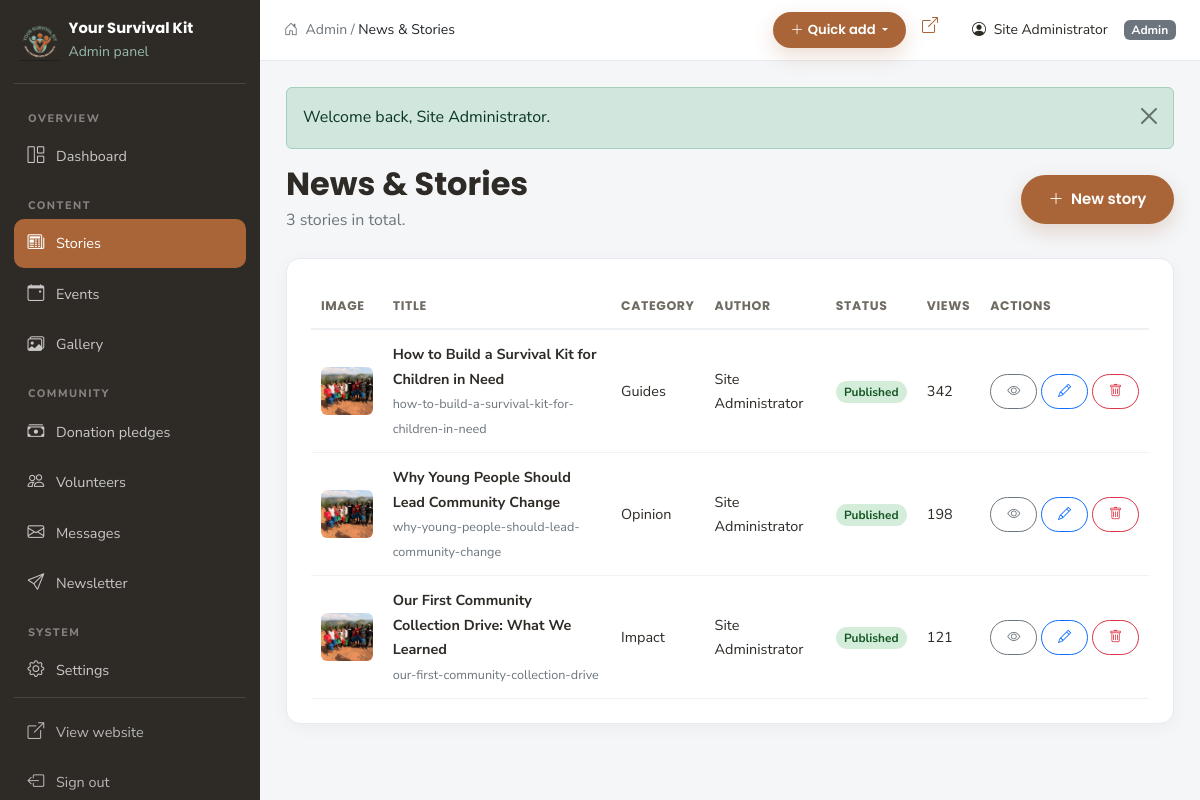
Screenshot of /admin/news.php (signed in) with the database file from the repository.
### tables this page shows
CREATE TABLE IF NOT EXISTS news (
  id            INT UNSIGNED AUTO_INCREMENT PRIMARY KEY,
  title         VARCHAR(220) NOT NULL,
  slug          VARCHAR(240) NOT NULL UNIQUE,
  category      VARCHAR(80) NOT NULL DEFAULT 'News',
  excerpt       TEXT,
  content       LONGTEXT,
  image         VARCHAR(255),
  author_id     INT UNSIGNED DEFAULT NULL,
  status        ENUM('draft','published') NOT NULL DEFAULT 'draft',
  views         INT NOT NULL DEFAULT 0,
  published_at  DATETIME DEFAULT NULL,
  created_at    TIMESTAMP NOT NULL DEFAULT CURRENT_TIMESTAMP,
  updated_at    TIMESTAMP NOT NULL DEFAULT CURRENT_TIMESTAMP ON UPDATE CURRENT_TIMESTAMP,
  KEY idx_status (status),
  KEY idx_published (published_at),
  CONSTRAINT fk_news_author FOREIGN KEY (author_id) REFERENCES admin_users(id) ON DELETE SET NULL
);

### includes/config.php (called while the page is built, shortened)
<?php
function url(string $path = ''): string
{
    return BASE_URL . ltrim($path, '/');
}
function asset(string $path): string
{
    return url('assets/' . ltrim($path, '/'));
}

### includes/auth.php (called while the page is built, shortened)
<?php
require_once __DIR__ . '/functions.php';
function current_admin(): array
{
    global $pdo;
    $stmt = $pdo->prepare('SELECT id, name, email, role FROM admin_users WHERE id = ? LIMIT 1');
    $stmt->execute([$_SESSION['admin_id'] ?? 0]);
    $admin = $stmt->fetch() ?: ['id' => 0, 'name' => 'Administrator', 'email' => '', 'role' => 'admin'];
    return $admin;
}

### admin/news.php (the view, shortened to what this page needs)
<?php
$adminActive = 'news.php';
$pageTitle   = 'News & Stories';
require_once __DIR__ . '/includes/header.php';
$action = $_GET['action'] ?? 'list';
$story = ['id' => 0, 'title' => '', 'slug' => '', 'category' => 'News', 'excerpt' => '', 'content' => '', 'image' => null, 'status' => 'draft', 'published_at' => date('Y-m-d\TH:i')];
if ($action === 'new' || $action === 'edit'): ?>
  <div class="d-flex justify-content-between align-items-center mb-4">
    <h2><?= $action === 'edit' ? 'Edit story' : 'New story' ?></h2>
    <a href="<?= e(url('admin/news.php')) ?>" class="btn btn-outline-secondary btn-sm"><i class="bi bi-arrow-left me-1"></i> All stories</a>
  </div>
  <form method="post" action="<?= e(url('admin/news.php')) ?>" enctype="multipart/form-data" class="admin-card">
    <?php csrf_field(); ?>
    <input type="hidden" name="do" value="save">
    <input type="hidden" name="id" value="<?= (int) $story['id'] ?>">
    <div class="row g-3">
      <div class="col-lg-8">
        <label class="form-label" for="title">Title *</label>
        <input class="form-control" id="title" name="title" value="<?= e($_POST['title'] ?? $story['title']) ?>" required>
      </div>
      <div class="col-lg-4">
        <label class="form-label" for="slug">URL slug</label>
        <input class="form-control" id="slug" name="slug" value="<?= e($_POST['slug'] ?? $story['slug']) ?>" placeholder="auto-from-title">
        <small class="text-secondary">Leave blank to generate from the title.</small>
      </div>
      <div class="col-md-4">
        <label class="form-label" for="category">Category</label>
        <input class="form-control" id="category" name="category" value="<?= e($_POST['category'] ?? $story['category']) ?>">
      </div>
      <div class="col-md-4">
        <label class="form-label" for="status">Status</label>
        <select class="form-select" id="status" name="status">
          <option value="draft" <?= ($_POST['status'] ?? $story['status']) === 'draft' ? 'selected' : '' ?>>Draft</option>
          <option value="published" <?= ($_POST['status'] ?? $story['status']) === 'published' ? 'selected' : '' ?>>Published</option>
        </select>
      </div>
      <div class="col-md-4">
        <label class="form-label" for="published_at">Publish date</label>
        <input type="datetime-local" class="form-control" id="published_at" name="published_at" value="<?= e($_POST['published_at'] ?? ($story['published_at'] ? date('Y-m-d\TH:i', strtotime($story['published_at'])) : date('Y-m-d\TH:i'))) ?>">
      </div>
      <div class="col-12">
        <label class="form-label" for="excerpt">Short summary</label>
        <textarea class="form-control" id="excerpt" name="excerpt" rows="2"><?= e($_POST['excerpt'] ?? $story['excerpt']) ?></textarea>
      </div>
      <div class="col-12">
        <label class="form-label" for="content">Article content * <small class="text-secondary">(HTML allowed)</small></label>
        <textarea class="form-control" id="content" name="content" rows="14" required data-counter="#contentCount"><?= e($_POST['content'] ?? $story['content']) ?></textarea>
        <small class="text-secondary d-block mt-1"><span id="contentCount">0</span> characters</small>
      </div>
      <div class="col-md-6">
        <label class="form-label" for="image">Cover image</label>
        <input type="file" class="form-control" id="image" name="image" accept="image/*" data-preview="#imagePreview">
        <img id="imagePreview" src="<?= e($story['image'] ? UPLOAD_URL . rawurlencode($story['image']) : asset('img/outreach/outreach-09.jpg')) ?>" alt="Preview" class="mt-2 rounded" style="max-height:130px;<?= $story['image'] ? '' : 'display:none' ?>">
      </div>
    </div>
    <div class="mt-4 d-flex gap-2">
      <button class="btn btn-ys" type="submit"><i class="bi bi-check2 me-1"></i> Save story</button>
      <a href="<?= e(url('admin/news.php')) ?>" class="btn btn-outline-secondary">Cancel</a>
    </div>
  </form>
<?php else:
    $all = $pdo->query('SELECT n.*, a.name AS author_name FROM news n LEFT JOIN admin_users a ON a.id=n.author_id ORDER BY n.created_at DESC')->fetchAll();
?>
  <div class="d-flex flex-wrap justify-content-between align-items-center mb-4 gap-2">
    <div><h2 class="mb-1">News & Stories</h2><p class="text-secondary mb-0"><?= count($all) ?> stories in total.</p></div>
    <a href="<?= e(url('admin/news.php?action=new')) ?>" class="btn btn-ys"><i class="bi bi-plus-lg me-1"></i> New story</a>
  </div>
  <div class="admin-card">
    <?php if ($all): ?>
      <div class="table-responsive">
        <table class="admin-table">
          <thead><tr><th>Image</th><th>Title</th><th>Category</th><th>Author</th><th>Status</th><th>Views</th><th>Actions</th></tr></thead>
          <tbody>
            <?php foreach ($all as $n): ?>
              <tr>
                <td><img class="table-img" src="<?= e(image_src($n['image'])) ?>" alt=""></td>
                <td><strong><?= e(excerpt($n['title'], 55)) ?></strong><br><small class="text-secondary"><?= e($n['slug']) ?></small></td>
                <td><?= e($n['category']) ?></td>
                <td><?= e($n['author_name'] ?? '—') ?></td>
                <td><span class="status-pill status-<?= e($n['status']) ?>"><?= e(ucfirst($n['status'])) ?></span></td>
                <td><?= (int) $n['views'] ?></td>
                <td class="text-nowrap">
                  <?php if ($n['status'] === 'published'): ?>
                    <a class="btn btn-sm btn-outline-secondary" href="<?= e(url('news/' . $n['slug'])) ?>" target="_blank" title="View"><i class="bi bi-eye"></i></a>
                  <?php endif; ?>
                  <a class="btn btn-sm btn-outline-primary" href="<?= e(url('admin/news.php?action=edit&id=' . $n['id'])) ?>" title="Edit"><i class="bi bi-pencil"></i></a>
                  <form method="post" action="<?= e(url('admin/news.php')) ?>" class="d-inline" data-confirm="Delete this story permanently?">
                    <button class="btn btn-sm btn-outline-danger" title="Delete"><i class="bi bi-trash"></i></button>
                  </form>
                </td>
              </tr>
            <?php endforeach; ?>
          </tbody>
        </table>
      </div>
    <?php else: ?>
      <p class="text-secondary mb-0">No stories yet. Create your first one.</p>
    <?php endif; ?>
  </div>
<?php endif; ?>
<?php require_once __DIR__ . '/includes/footer.php'; ?>

### admin/includes/header.php (shortened to what this page needs)
<?php
require_once dirname(__DIR__) . '/../includes/auth.php';
$admin       = current_admin();
$adminActive = $adminActive ?? '';
$menu = [
  ['label' => 'Overview', 'items' => [
    ['key' => '',            'icon' => 'bi-grid-1x2',      'label' => 'Dashboard',         'title' => 'Dashboard overview'],
  ]],
  ['label' => 'Content', 'items' => [
    ['key' => 'news.php',    'icon' => 'bi-newspaper',     'label' => 'Stories',           'title' => 'Add, edit and delete news stories'],
    ['key' => 'events.php',  'icon' => 'bi-calendar-event','label' => 'Events',            'title' => 'Add, edit, delete and announce events'],
    ['key' => 'gallery.php', 'icon' => 'bi-images',        'label' => 'Gallery',           'title' => 'Add, edit and delete photos'],
  ]],
  ['label' => 'Community', 'items' => [
    ['key' => 'donations.php',   'icon' => 'bi-cash-stack', 'label' => 'Donation pledges', 'title' => 'Review, confirm and delete donation pledges'],
    ['key' => 'volunteers.php',  'icon' => 'bi-people',     'label' => 'Volunteers',       'title' => 'Review and update volunteer applications'],
    ['key' => 'messages.php',    'icon' => 'bi-envelope',   'label' => 'Messages',         'title' => 'Read, reply to and delete messages'],
    ['key' => 'subscribers.php', 'icon' => 'bi-send',       'label' => 'Newsletter',       'title' => 'Add, verify and remove subscribers'],
  ]],
  ['label' => 'System', 'items' => [
    ['key' => 'settings.php', 'icon' => 'bi-gear', 'label' => 'Settings', 'title' => 'Contact details, email delivery, stats and password'],
  ]],
];
?>
<!doctype html>
<html lang="en">
<head>
  <link href="https://cdn.jsdelivr.net/npm/bootstrap@5.3.3/dist/css/bootstrap.min.css" rel="stylesheet">
  <link href="https://cdn.jsdelivr.net/npm/bootstrap-icons@1.11.3/font/bootstrap-icons.min.css" rel="stylesheet">
  <link href="<?= e(asset('css/style.css') . '?v=20261126b') ?>" rel="stylesheet">
</head>
<body class="admin-body">
<aside class="admin-sidebar" id="adminSidebar" aria-label="Admin menu">
  <div class="brand">
    <img src="<?= e(asset('img/logo.png')) ?>" alt="Logo">
    <div class="flex-grow-1">
      <strong>Your Survival Kit</strong>
      <small style="color:var(--ys-green)">Admin panel</small>
    </div>
  </div>
  <nav class="admin-nav">
    <ul class="nav flex-column">
      <?php foreach ($menu as $group): ?>
        <li class="admin-nav-group"><?= e($group['label']) ?></li>
        <?php foreach ($group['items'] as $item): ?>
          <?php
          $href   = $item['key'] ?: 'index.php';
          $active = ($adminActive === $item['key']) ? ' active' : '';
          ?>
          <li class="nav-item">
            <a class="nav-link<?= $active ?>" href="<?= e(url('admin/' . $href)) ?>" title="<?= e($item['title']) ?>">
              <i class="bi <?= e($item['icon']) ?>"></i>
              <span><?= e($item['label']) ?></span>
            </a>
          </li>
        <?php endforeach; ?>
      <?php endforeach; ?>
    </ul>
  </nav>
  <div class="admin-sidebar-foot">
    <a class="nav-link" href="<?= e(url()) ?>" target="_blank" rel="noopener"><i class="bi bi-box-arrow-up-right"></i> View website</a>
    <a class="nav-link" href="<?= e(url('admin/logout.php')) ?>"><i class="bi bi-box-arrow-left"></i> Sign out</a>
  </div>
</aside>
<div class="admin-main">
  <header class="admin-topbar">
    <div class="d-flex align-items-center min-w-0">
      <span class="text-secondary small admin-breadcrumb">
        <i class="bi bi-house-door me-1"></i> Admin / <span class="text-dark"><?= e($pageTitle ?? 'Dashboard') ?></span>
      </span>
    </div>
    <div class="d-flex align-items-center gap-2 gap-md-3">
      <div class="dropdown">
        <button class="btn btn-ys btn-sm dropdown-toggle" type="button" id="adminQuickAdd"
                data-bs-toggle="dropdown" aria-expanded="false" aria-label="Quick add">
          <i class="bi bi-plus-lg me-md-1"></i><span class="d-none d-md-inline">Quick add</span>
        </button>
      </div>
      <a class="admin-top-icon d-none d-sm-inline" href="<?= e(url()) ?>" target="_blank" rel="noopener" title="View website" aria-label="View website"><i class="bi bi-box-arrow-up-right"></i></a>
      <span class="small admin-user-name"><i class="bi bi-person-circle me-1"></i> <?= e($admin['name']) ?></span>
      <span class="badge bg-secondary admin-role"><?= e(ucfirst($admin['role'])) ?></span>
    </div>
  </header>
  <div class="admin-content">

### assets/css/style.css (style rules this page uses)
:root { --ys-brown: #a96538; --ys-brown-dark: #7c4526; --ys-green: #96baac; --ys-green-dark: #5c8577; --ys-ink: #2e2a26; --ys-muted: #6f6a62; --ys-cream: #faf6ee; --ys-sand: #f0e8db; --ys-gold: #e5b24b; --ys-white: #ffffff; --ys-radius: 14px; --ys-shadow: 0 14px 40px rgba(46, 42, 38, .09); --ys-font-head: 'Poppins', sans-serif; --ys-font-body: 'Nunito Sans', sans-serif; }
html { scroll-behavior: smooth; }
body { font-family: var(--ys-font-body); color: var(--ys-ink); background: var(--ys-white); font-size: 16px; line-height: 1.7; }
h1, h2, h3, h4, h5, h6 { font-family: var(--ys-font-head); font-weight: 700; color: var(--ys-ink); }
a { color: var(--ys-brown); text-decoration: none; transition: color .2s ease; }
img { max-width: 100%; }
.btn { border-radius: 50px; padding: .7rem 1.6rem; font-family: var(--ys-font-head); font-weight: 600; font-size: .94rem; }
.btn-ys { background: var(--ys-brown); color: #fff; border: 2px solid var(--ys-brown); box-shadow: 0 8px 20px rgba(169,101,56,.22); }
.btn-sm { padding: .4rem 1rem; font-size: .82rem; }
.admin-body { background: #f4f6f8; }
.admin-sidebar { width: 260px; position: fixed; inset: 0 auto 0 0; background: var(--ys-ink); color: #fff; padding: 20px 14px; overflow-y: auto; z-index: 1040; display: flex; flex-direction: column; }
.admin-sidebar .brand { display: flex; align-items: center; gap: 10px; padding: 0 6px 18px; border-bottom: 1px solid rgba(255,255,255,.12); margin-bottom: 12px; }
.admin-sidebar .brand img { height: 38px; width: auto; }
.admin-sidebar .brand strong { font-family: var(--ys-font-head); font-size: .92rem; line-height: 1.2; display: block; }
.admin-nav { flex: 1 1 auto; }
.admin-nav-group { color: rgba(255,255,255,.42); font-size: .68rem; font-weight: 800; text-transform: uppercase; letter-spacing: .14em; padding: 14px 14px 4px; }
.admin-sidebar .nav-link { color: rgba(255,255,255,.74); border-radius: 10px; padding: 10px 13px; margin-bottom: 2px; font-size: .9rem; display: flex; align-items: center; gap: 11px; }
.admin-sidebar .nav-link i { font-size: 1.05rem; width: 18px; text-align: center; }
.admin-sidebar .nav-link:hover, .admin-sidebar .nav-link.active { background: var(--ys-brown); color: #fff; }
.admin-sidebar-foot { border-top: 1px solid rgba(255,255,255,.12); padding-top: 10px; margin-top: auto; }
.admin-sidebar-foot .nav-link { color: rgba(255,255,255,.66); }
.admin-main { margin-left: 260px; min-height: 100vh; }
.admin-topbar { position: sticky; top: 0; z-index: 1030; background: #fff; padding: 12px 24px; border-bottom: 1px solid #e7eaee; display: flex; justify-content: space-between; align-items: center; gap: 12px; }
.admin-breadcrumb { white-space: nowrap; overflow: hidden; text-overflow: ellipsis; }
.admin-top-icon { display: inline-grid; place-items: center; width: 34px; height: 34px; border-radius: 9px; color: var(--ys-brown); text-decoration: none; }
.admin-content { padding: 26px; }
.admin-card { background: #fff; border: 1px solid #e7eaee; border-radius: 14px; padding: 24px; box-shadow: 0 4px 18px rgba(0,0,0,.04); margin-bottom: 24px; }
.admin-table { width: 100%; font-size: .9rem; }
.admin-table th { font-family: var(--ys-font-head); font-size: .78rem; text-transform: uppercase; letter-spacing: .05em; color: var(--ys-muted); border-bottom: 2px solid #eef1f4; padding: 12px 10px; }
.admin-table td { padding: 12px 10px; border-bottom: 1px solid #f0f2f5; vertical-align: middle; }
.table-img { width: 62px; height: 48px; object-fit: cover; border-radius: 6px; }
.status-pill { border-radius: 50px; padding: .25em .7em; font-size: .74rem; font-weight: 700; }
.status-published, .status-active, .status-joined, .status-read { background: #d4edda; color: #155724; }
html { -webkit-text-size-adjust: 100%; }
body { overflow-x: hidden; }

### rows the page displays
news: title "How to Build a Survival Kit for Children in Need", slug "how-to-build-a-survival-kit-for-children-in-need", category "Guides", author.name "Site Administrator", status "Published", views "342"
news: title "Why Young People Should Lead Community Change", slug "why-young-people-should-lead-community-change", category "Opinion", author.name "Site Administrator", status "Published", views "198"
news: title "Our First Community Collection Drive: What We Learned", slug "our-first-community-collection-drive", category "Impact", author.name "Site Administrator", status "Published", views "121"

### other values shown
$group['label'] "OVERVIEW"
$item['label'] "Dashboard"
$group['label'] "CONTENT"
$item['label'] "Stories"
$item['label'] "Events"
$item['label'] "Gallery"
$group['label'] "COMMUNITY"
$item['label'] "Donation pledges"
$item['label'] "Volunteers"
$item['label'] "Messages"
$item['label'] "Newsletter"
$group['label'] "SYSTEM"
$item['label'] "Settings"
$pageTitle "News & Stories"
$admin['name'] "Site Administrator"
